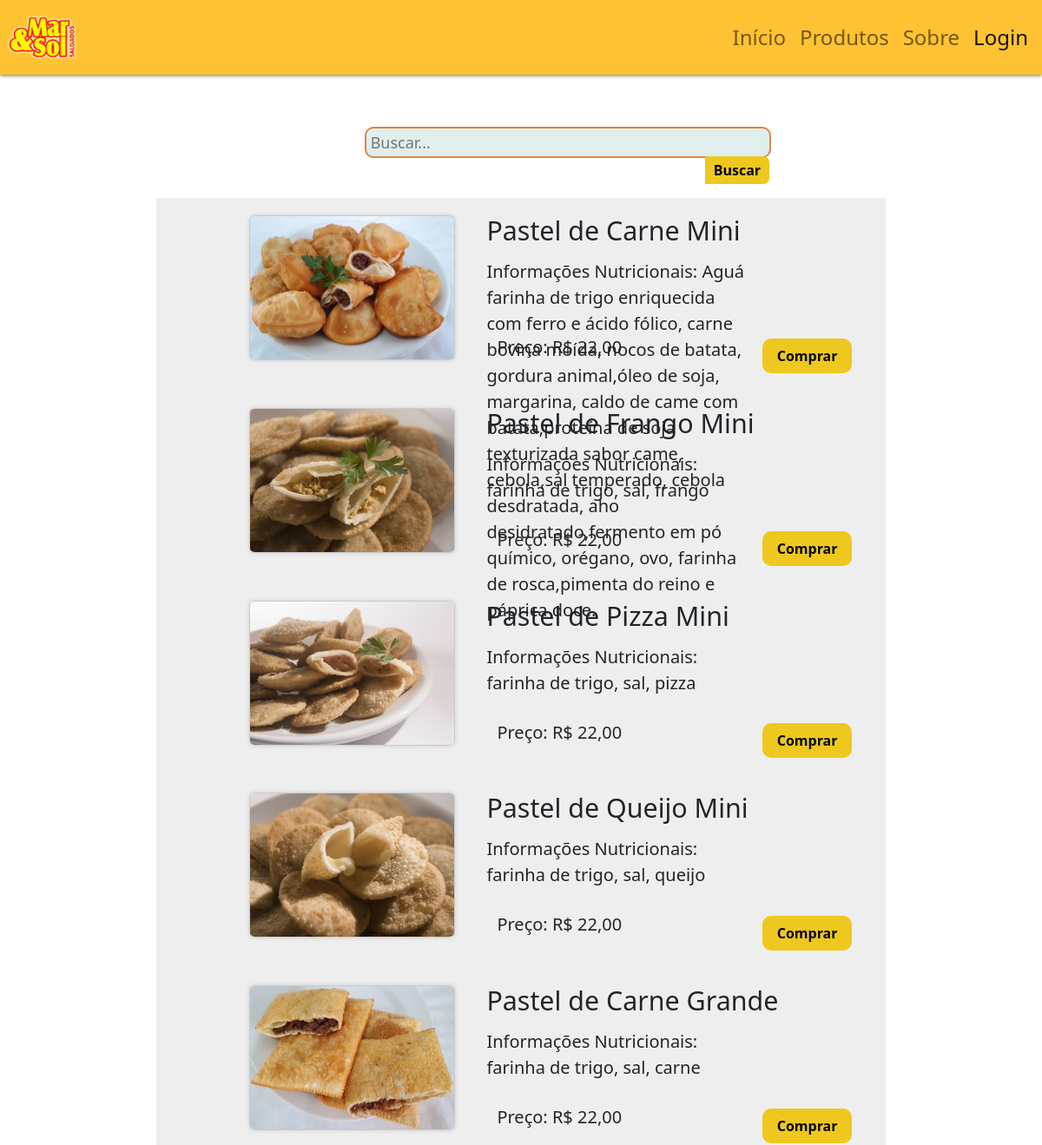
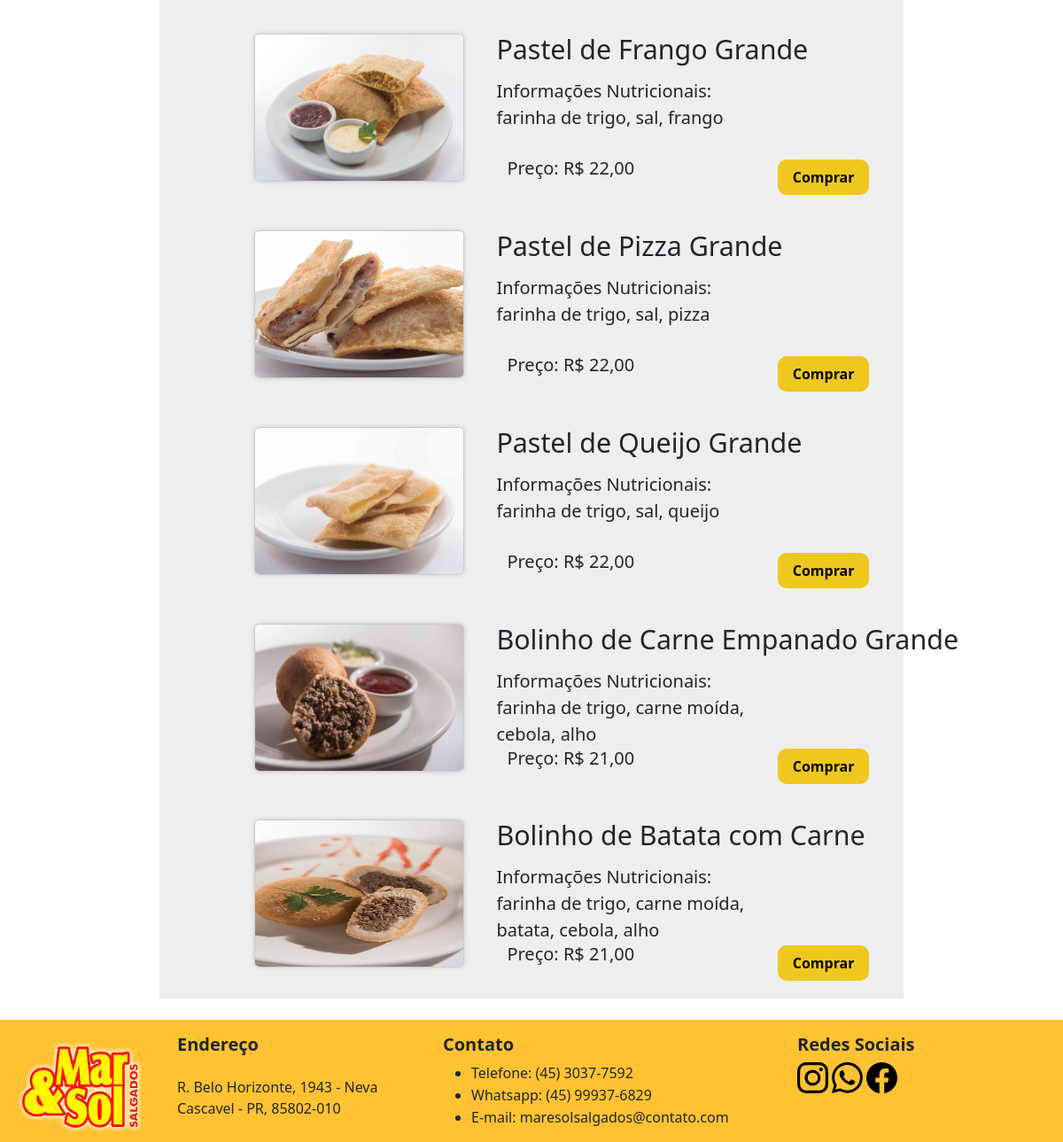
The page /PHP/Home/product.php on the database as committed earlier (2 pictures, top to bottom).
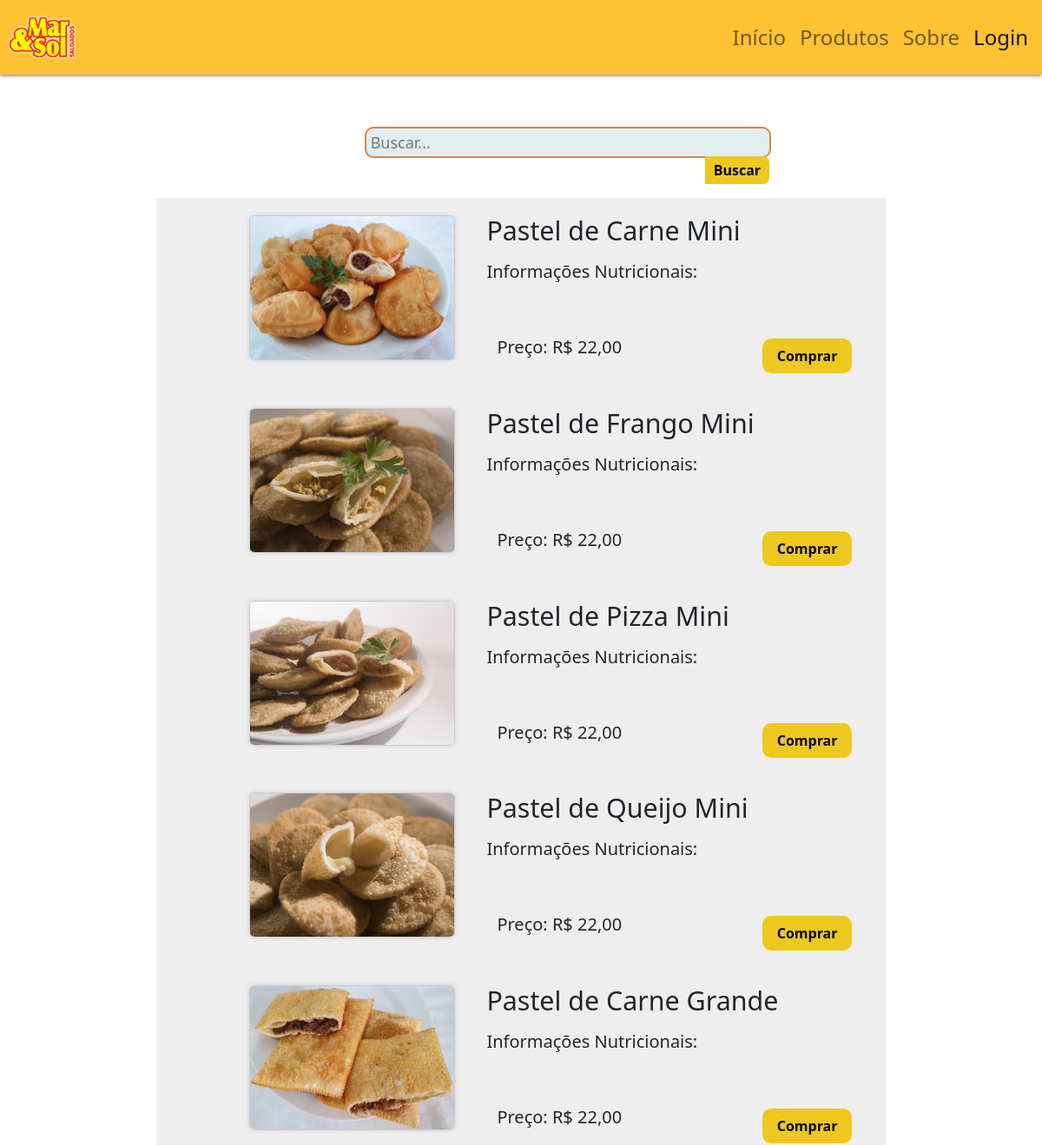
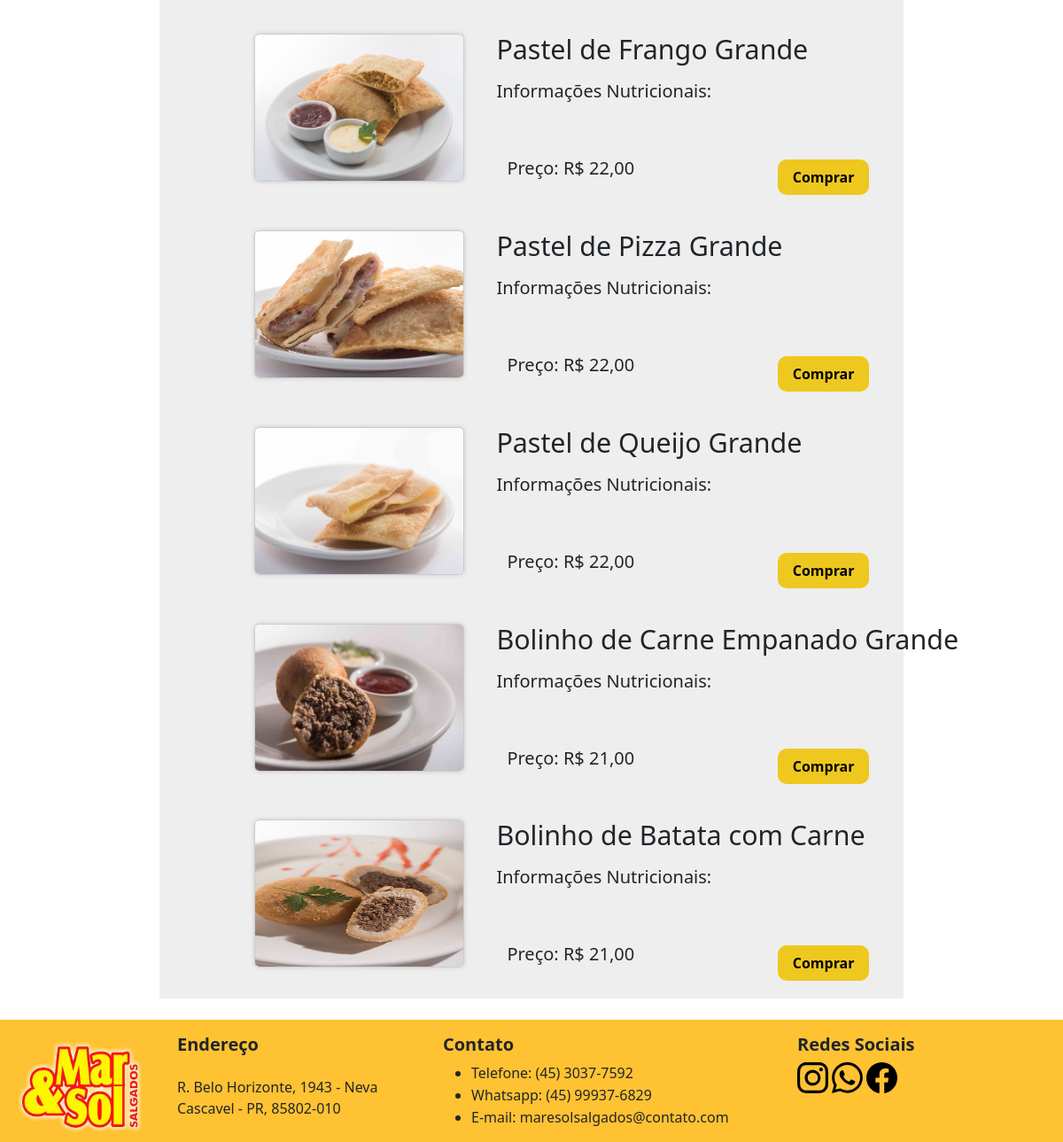
The same page on the database as committed later (2 pictures, top to bottom).
### tables this page shows
CREATE TABLE produtos (
    idproduto INT NOT NULL PRIMARY KEY AUTO_INCREMENT,
    nomeproduto VARCHAR(100) NOT NULL,
    peso FLOAT(5,2) NOT NULL,
    preco FLOAT(5,2) NOT NULL,
    imagem VARCHAR(200),                                            
    info TEXT(500),
    fk_idcategoria INT NOT NULL,
    status CHAR(1) DEFAULT('A') CHECK (status IN ('A' , 'I')),
    FOREIGN KEY (fk_idcategoria) REFERENCES categorias(idcategoria)
);

### PHP/Home/product.php (the view, shortened to what this page needs)
<?php
$pdo = conectar();
?>
<!DOCTYPE html>
<html lang="pt-br">
<head>
    <link href="https://cdn.jsdelivr.net/npm/bootstrap@5.2.0-beta1/dist/css/bootstrap.min.css" rel="stylesheet">
    <link rel="stylesheet" type="text/css" href="../../CSS/style-product.css">
</head>
<body>
    <?php include("../class/header.php"); ?>
    <main>
        <div class="corpo">
            <div class="divBusca">
                <form method="POST">
                    <input type="text" class="txtBusca" id="busca" name="busca" placeholder="Buscar..." />
                    <button class="btnBusca" name="btnBusca" type="submit">Buscar</button>
                </form>
            </div>
        </div>
        <?php
        if (isset($_POST['btnBusca'])) {
            $busca    = isset($_POST['busca']) ? $_POST['busca'] : ' ';
            $sql = "SELECT * FROM produtos WHERE nomeproduto LIKE ?";
            $stmt = $pdo->prepare($sql);
            $buscaGeral = '%' . $busca . '%';
            $stmt->bindParam(1, $buscaGeral);
        } else {
            $sql = "SELECT * FROM produtos LIMIT 10";
            $stmt = $pdo->prepare($sql);
        }
        $stmt->execute();
        $produto = $stmt->fetchAll();
        ?>
        <br><br><br><br>
        <ul class="produtos">
            <?php foreach ($produto as $p) { ?>
                <li class="produto">
                    <img src="../../IMG/food/<?php echo $p['imagem']; ?>" alt="<?php echo $p['nomeproduto']; ?>" width="300px" height="167px">
                    <h1 class="product-text"><?php echo $p['nomeproduto']; ?></h1>
                    <p class="product-text">Informações Nutricionais: <? echo $p['info']; ?> </p>
                    <h2 class="product-text">Preço: R$ <?php echo number_format($p['preco'], 2, ',', ''); ?></h2>
                    <button class="btnComprar" name="btnComprar" type="submit" onclick="window.location.href = 'carrinho.php?ac=add&id=<?php echo $p['idproduto']; ?>'">Comprar</button>
                </li>
            <?php } ?>
        </ul>
    </main>
    <?php include("../class/footer.php");
    exit(); ?>

### PHP/class/header.php (shortened to what this page needs)
<link rel="stylesheet" type="text/css" href="../../CSS/style-header.css">
<header>
    <nav class="navbar navbar-expand-lg color-header p-2">
        <a class="navbar-brand" href="index.php">
        </a>
    </nav>
    <nav class="navbar navbar-expand-lg color-header fixed-top p-2">
        <a class="navbar-brand" href="index.php">
            <img src="../../IMG/logo.png" alt="" width="80" height="60">
        </a>
        <div class="collapse navbar-collapse justify-content-end fs-4" id="navbarNavAltMarkup">
            <div class="navbar-nav">
                <a class="nav-link navPage" aria-current="page" href="../Home/index.php" id="home">Início</a>
                <a class="nav-link navPage" href="../Home/product.php" id="product">Produtos</a>
                <a class="nav-link navPage" href="../Home/about.php" id="about">Sobre</a>
                <a class="nav-link navPage active" href="<?php if ($_SESSION['usuario'] == null) echo "../Home/login.php";
                                                            else {
                                                                if ($_SESSION['acesso'] == "Admin") echo "../Admin/index.php";
                                                                else if ($_SESSION['acesso'] == "User") echo "Panel/profile.php";
                                                                else echo "../Home/index.php";
                                                            } ?>" id="makeRequest"><?php if ($_SESSION['usuario'] == null) echo "Login";
                                                                                else echo $_SESSION['usuario'] ?></a>
            </div>
        </div>
    </nav>
</header>

### PHP/class/footer.php (shortened to what this page needs)
<link rel="stylesheet" type="text/css" href="../../CSS/style-footer.css">
<footer>
        <div class="container-footer">
            <div class="row pt-3 w-100">
                <div class="col-sm-2">
                    <a class="navbar-brand logo-f" href="index.php">
                        <img src="../../IMG/logo.png" alt="Logo">
                    </a>
                </div>
                <div class="col-sm-3 font-f">
                    <h5>Endereço</h5>
                    <p class="pt-3">R. Belo Horizonte, 1943 - Neva<br>Cascavel - PR, 85802-010</p>
                </div>
                <div class="col-sm-4 font-f">
                    <h5>Contato</h5>
                    <ul>
                        <li>
                            <p class="contact">Telefone: (45) 3037-7592</p>
                        </li>
                        <li>
                            <p class="contact">Whatsapp: (45) 99937-6829</p>
                        </li>
                        <li>
                            <p class="contact">E-mail: maresolsalgados@contato.com </p>
                        </li>
                    </ul>
                </div>
                <div class="col-sm-2 font-f">
                    <h5>Redes Sociais</h5>
                    <a href="https://www.instagram.com/maresolsalgados/">
                </a>
                <a href="https://api.whatsapp.com/send/?phone=45999376829&text=Olá%2C+gostaria+de+um+orçamento&app_absent=0">
                </a>
                <a href="https://www.facebook.com/maresolsalgados/">
                </div>
            </div>
        </div>
    </footer>

### CSS/style-product.css (style rules this page uses)
.produtos { padding-left: 1%; width: 70%; margin: 0 auto; background-color: #eeeeee; margin-bottom: 2%; }
.produto { padding-left: 225px; display: flex; width: 100%; vertical-align: top; margin: 0 1.5%; padding: 20px 20px; box-sizing: border-box; border-radius: 10px; }
.produto img { margin-left: 8%; margin-right: 1%; background: #fff; border: 1px solid #ccc; border-radius: 3%; box-shadow: 0 0 5px #ccc; width: 30%; }
.produto p { display: block; margin: 50px 28%; position:absolute; height: 50px; font-size: 20px; }
.produto h2 { display: block; margin: 140px 29%; position:absolute; font-size: 20px; }
.produto h1 { position: absolute; margin-left: 28%; display: block; height: 50px; font-size: 190%; }
.divBusca { background-color:#E0EEEE; border:solid 2px #db8742; border-radius:10px; width:60%; height:36px; }
.txtBusca { float:left; background-color:transparent; padding-left:1%; font-size:18px; border:none; height:32px; width:425px; }
.btnBusca { border:none; float:right; height:32px; border-radius:0 7px 7px 0; width:16%; font-weight:bold; background:#eec81f; }
.corpo { margin: 5% 0 -70px 35%; }
.btnComprar { border-radius: 10px; border:none; height:40px; width:13%; font-weight:bold; display: block; background:#eec81f; margin-left: 44%; margin-top: 18%; }

### CSS/style-header.css (style rules this page uses)
.color-header { background-color: rgb(255, 194, 50); }
nav { box-shadow: 0px 0px 5px #00000074; }

### CSS/style-footer.css (style rules this page uses)
a { color: black; text-decoration: none; }
h5 { font-weight: bold; }
.container-footer { background-color: rgb(255, 194, 50); }
.font-f { font-family:'Segoe UI', Tahoma, Geneva, Verdana, sans-serif; }
.contact { margin: 0 0 1px; }
.logo-f > img { width: 160px; height: 120px; padding-left: 20px; }

Rows that differ between the two databases and show on the page:
changed produtos "Pastel de Carne Mini": info "Aguá farinha de trigo enriquecida com ferro e ácido fólico, carne bovina moída, nocos de batata, gordura animal,óleo de soja, margarina, caldo de came com batata,proteína de soja texturizada sabor came, cebola,sal temperado, cebola desdratada, aho desidratado,fermento em pó químico, orégano, ovo, farinha de rosca,pimenta do reino e páprica doce." → (not shown)
changed produtos "Pastel de Frango Mini": info "farinha de trigo, sal, frango" → (not shown)
changed produtos "Pastel de Pizza Mini": info "farinha de trigo, sal, pizza" → (not shown)
changed produtos "Pastel de Queijo Mini": info "farinha de trigo, sal, queijo" → (not shown)
changed produtos "Pastel de Carne Grande": info "farinha de trigo, sal, carne" → (not shown)
changed produtos "Pastel de Frango Grande": info "farinha de trigo, sal, frango" → (not shown)
changed produtos "Pastel de Pizza Grande": info "farinha de trigo, sal, pizza" → (not shown)
changed produtos "Pastel de Queijo Grande": info "farinha de trigo, sal, queijo" → (not shown)
changed produtos "Bolinho de Carne Empanado Grande": info "farinha de trigo, carne moída, cebola, alho" → (not shown)
changed produtos "Bolinho de Batata com Carne": info "farinha de trigo, carne moída, batata, cebola, alho" → (not shown)
